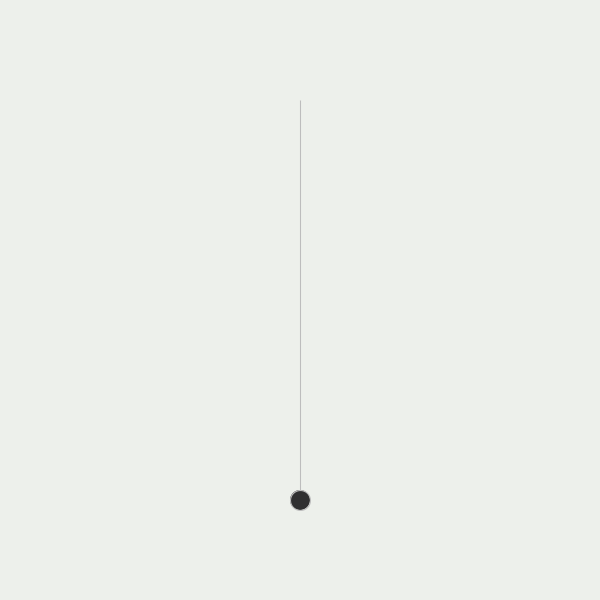
Frame 1 (no input)
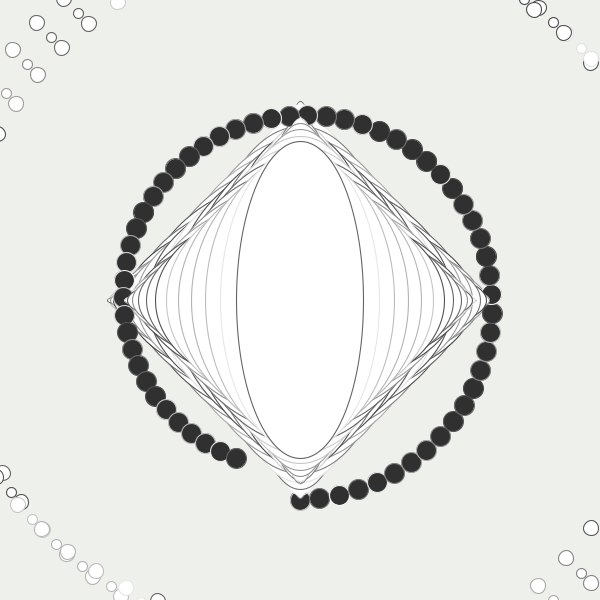
Frame 60 (the mouse pressed at the canvas centre just before this capture)
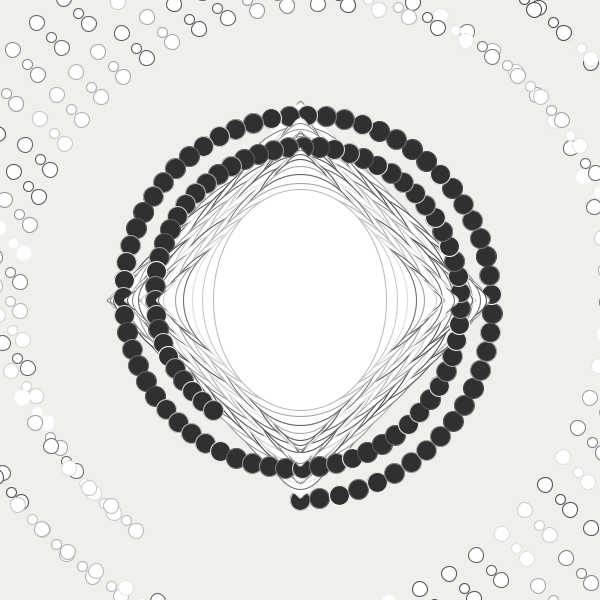
Frame 120 (the mouse held since frame 60 and released just before this capture)

The Processing sketch that drew these frames (run headless with seeded random() and noise(); from frame 60 on, the mouse is pressed at the canvas centre):

// Processing sketch: processing_112103
// ── processing_112103.pde

//import processing.pdf.*;

float x,angle;
float y = 0;
float r =400;
float a =1;

void setup(){
  size(600,600);
background(237,240,235);
//beginRecord(PDF, "please.pdf");
}

void draw(){
  translate(width/2,height/2);
  
  x = r*sin(angle);
  y = r*cos(angle);
  r=r-a;
  strokeWeight(1.1);
  stroke(random(70, 255));
  
   
ellipse(0,0,x,y);
fill(48,48,49);
ellipse(x/2,y/2,20,20);
 
fill(255);
 
 
ellipse(x, y, 10, 10);
ellipse(x + 10, y + 10, 15, 15);
ellipse(x - 15, y - 15, 15, 15);
ellipse(x*2, y*2, 10, 10);
 
 
angle = angle + 0.1;
//println(x);
if(r == 0||r==400){
  a = a*-1;
}
}
